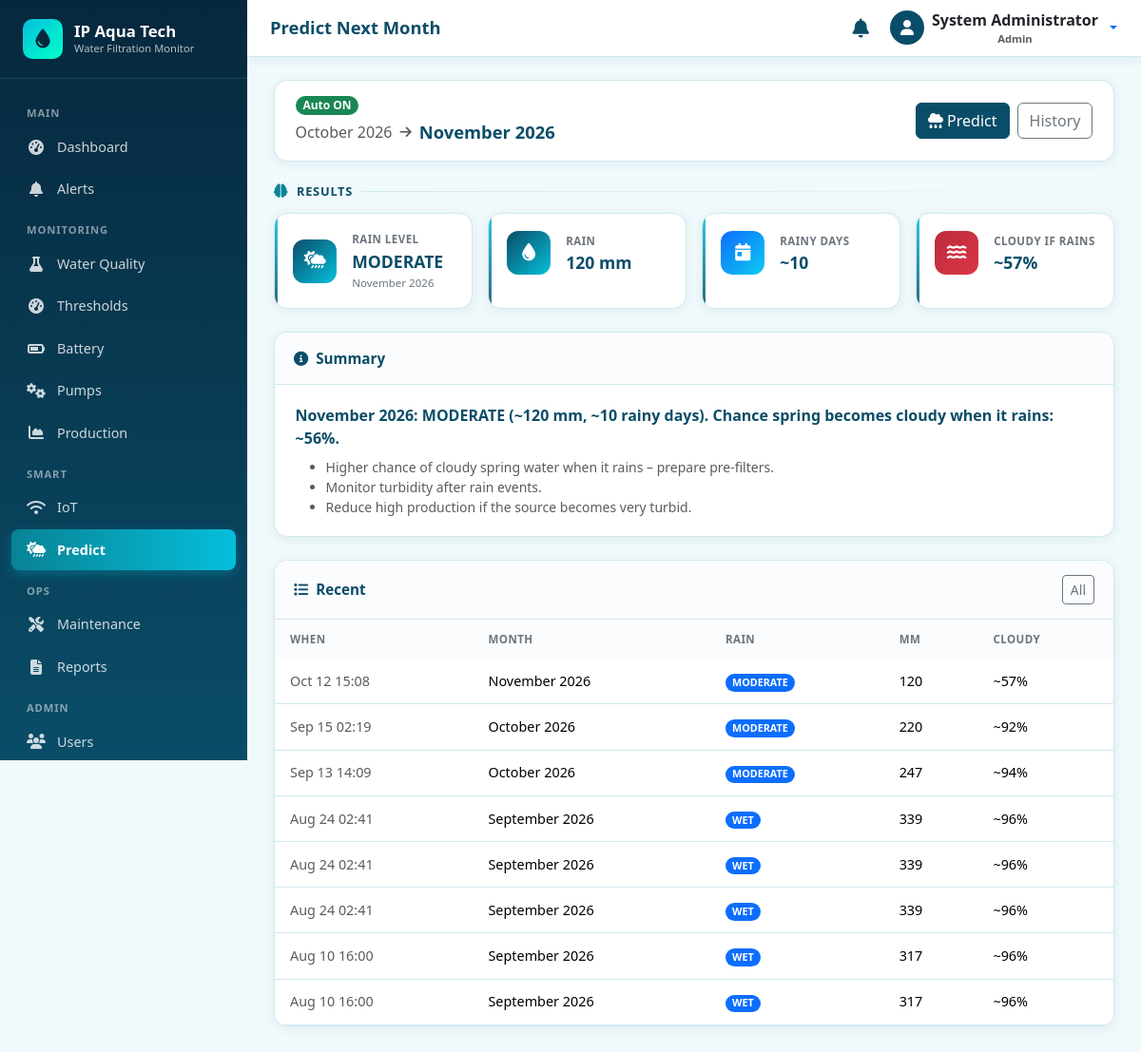
The app's page /predictions/ (signed in) with its own data.
### accounts/models.py (models this page shows, shortened)
class User(AbstractUser):
    class Role(models.TextChoices):
        ADMIN = 'ADMIN', 'Admin'
        OPERATOR = 'OPERATOR', 'Operator'
    role = models.CharField(
        max_length=20,
        choices=Role.choices,
        default=Role.OPERATOR,
        help_text='User role determining access level',
    )
    phone = models.CharField(max_length=20, blank=True)
    is_active = models.BooleanField(default=True)
    created_at = models.DateTimeField(auto_now_add=True)
    updated_at = models.DateTimeField(auto_now=True)
    class Meta:
        ordering = ['-date_joined']
        verbose_name = 'User'
        verbose_name_plural = 'Users'
    @property
    def is_admin_user(self):
        return self.role == self.Role.ADMIN or self.is_superuser

### predictions/models.py (models this page shows, shortened)
class MonthlyRainPrediction(models.Model):
    created_at = models.DateTimeField(default=timezone.now, db_index=True)
    year = models.PositiveIntegerField()
    month = models.PositiveSmallIntegerField(help_text='1-12')
    location_name = models.CharField(max_length=120, blank=True)
    latitude = models.FloatField(default=0.0)
    longitude = models.FloatField(default=0.0)
    climate_normal_mm = models.FloatField(
        default=0.0,
        help_text='Historical average mm for this month at site',
    )
    predicted_total_mm = models.FloatField(default=0.0)
    predicted_rainy_days = models.PositiveSmallIntegerField(default=0)
    rain_level = models.CharField(
        max_length=20,
        choices=MonthlyRainLevel.choices,
        default=MonthlyRainLevel.MODERATE,
    )
    will_be_rainy_month = models.BooleanField(default=False)
    spring_dirt_probability_pct = models.FloatField(
        default=0.0,
        help_text='0–100 chance na lalabo ang tubig sa bukal pag umulan',
    )
    spring_dirt_risk_level = models.CharField(
        max_length=20,
        choices=RiskLevel.choices,
        default=RiskLevel.LOW,
    )
    predicted_dirty_spring = models.BooleanField(
        default=False,
        help_text='True if chance of cloudy spring water is high this month',
    )
    dirt_reasons = models.JSONField(default=list, blank=True)
    method = models.CharField(max_length=40, default='climate_heuristic')
    summary = models.CharField(max_length=400, blank=True)
    recommendations = models.JSONField(default=list, blank=True)
    level_probabilities = models.JSONField(default=dict, blank=True)
    details = models.JSONField(default=dict, blank=True)
    created_by = models.ForeignKey(
        settings.AUTH_USER_MODEL,
        on_delete=models.SET_NULL,
        null=True,
        blank=True,
        related_name='monthly_rain_predictions',
    )
    class Meta:
        ordering = ['-created_at']
        verbose_name = 'Monthly Rain Prediction'
        verbose_name_plural = 'Monthly Rain Predictions'
    @property
    def month_label(self) -> str:
        from calendar import month_name
        return f'{month_name[self.month]} {self.year}'

### predictions/views.py (the view)
# urls.py: path('', views.prediction_dashboard, name='dashboard'),
@login_required
def prediction_dashboard(request):
    auto_pred = None
    try:
        auto_pred = ensure_auto_monthly_prediction(user=request.user)
    except Exception as exc:
        messages.warning(request, f'Auto-predict skipped: {exc}')
    ctx = dashboard_context()
    if auto_pred is not None:
        messages.info(
            request,
            f'Auto-predicted {auto_pred.month_label}: {auto_pred.rain_level} · '
            f'~{auto_pred.predicted_total_mm:.0f} mm · '
            f'cloudy chance ~{auto_pred.spring_dirt_probability_pct:.0f}%.',
        )
        ctx['auto_predicted'] = True
        ctx['auto_prediction'] = auto_pred
    else:
        ctx['auto_predicted'] = False
    return render(request, 'predictions/dashboard.html', ctx)

### templates/predictions/dashboard.html (shortened to what this page needs)
{% extends 'base.html' %}
{% block page_title %}Predict Next Month{% endblock %}
{% block content %}
<div class="card card-aqua mb-4">
  <div class="card-body py-3">
    <div class="row align-items-center g-3">
      <div class="col-lg-7">
        <div class="d-flex flex-wrap align-items-center gap-2 mb-1">
          {% if auto_predict_enabled %}<span class="badge rounded-pill bg-success">Auto ON</span>{% endif %}
        </div>
        <div class="d-flex flex-wrap align-items-center gap-2">
          <span class="text-muted">{{ predict_target.current_month_label }}</span>
          <i class="fas fa-arrow-right text-muted small"></i>
          <strong style="color:var(--aqua-primary);font-size:1.15rem;">{{ predict_target.month_label }}</strong>
        </div>
      </div>
      <div class="col-lg-5">
        <div class="d-flex flex-wrap justify-content-lg-end gap-2">
          <form method="post" action="{% url 'predictions:run_monthly' %}">{% csrf_token %}
            <button class="btn btn-primary" type="submit"><i class="fas fa-cloud-rain me-1"></i>Predict</button>
          </form>
          <a href="{% url 'predictions:monthly_history' %}" class="btn btn-outline-secondary">History</a>
        </div>
      </div>
    </div>
  </div>
</div>
{% if latest_monthly %}
{% with m=latest_monthly %}
<h2 class="section-title"><i class="fas fa-brain"></i> Results <span class="section-line"></span></h2>
<div class="row g-3 mb-4">
  <div class="col-6 col-lg-3">
    <div class="stat-card">
      <div class="d-flex align-items-center gap-3">
        <div class="stat-icon {% if m.rain_level == 'WET' %}bg-blue{% elif m.rain_level == 'DRY' %}bg-orange{% else %}bg-aqua{% endif %}">
          <i class="fas fa-cloud-sun-rain"></i>
        </div>
        <div>
          <div class="stat-label">Rain level</div>
          <div class="stat-value" style="font-size:1.1rem;">{{ m.rain_level }}</div>
          <div class="stat-sub">{{ m.month_label }}</div>
        </div>
      </div>
    </div>
  </div>
  <div class="col-6 col-lg-3">
    <div class="stat-card">
      <div class="d-flex align-items-center gap-3">
        <div class="stat-icon bg-aqua"><i class="fas fa-tint"></i></div>
        <div>
          <div class="stat-label">Rain</div>
          <div class="stat-value" style="font-size:1.1rem;">{{ m.predicted_total_mm|floatformat:0 }} mm</div>
        </div>
      </div>
    </div>
  </div>
  <div class="col-6 col-lg-3">
    <div class="stat-card">
      <div class="d-flex align-items-center gap-3">
        <div class="stat-icon bg-blue"><i class="fas fa-calendar-day"></i></div>
        <div>
          <div class="stat-label">Rainy days</div>
          <div class="stat-value" style="font-size:1.1rem;">~{{ m.predicted_rainy_days }}</div>
        </div>
      </div>
    </div>
  </div>
  <div class="col-6 col-lg-3">
    <div class="stat-card">
      <div class="d-flex align-items-center gap-3">
        <div class="stat-icon {% if m.spring_dirt_probability_pct >= 55 %}bg-red{% elif m.spring_dirt_probability_pct >= 35 %}bg-yellow{% else %}bg-green{% endif %}">
          <i class="fas fa-water"></i>
        </div>
        <div>
          <div class="stat-label">Cloudy if rains</div>
          <div class="stat-value" style="font-size:1.1rem;">~{{ m.spring_dirt_probability_pct|floatformat:0 }}%</div>
        </div>
      </div>
    </div>
  </div>
</div>
<div class="card card-aqua mb-4">
  <div class="card-header"><span><i class="fas fa-info-circle me-2"></i>Summary</span></div>
  <div class="card-body">
    <p class="fw-semibold mb-2" style="color:var(--aqua-primary);">{{ m.summary }}</p>
    <ul class="small text-muted mb-0">
      {% for tip in m.recommendations %}<li>{{ tip }}</li>{% endfor %}
    </ul>
  </div>
</div>
{% endwith %}
{% else %}
<div class="card card-aqua mb-4">
  <div class="card-body text-center py-5 text-muted">
    No forecast yet. Click <strong>Predict</strong> (or wait for auto-predict).
  </div>
</div>
{% endif %}
<div class="card card-aqua">
  <div class="card-header">
    <span><i class="fas fa-list me-2"></i>Recent</span>
    <a href="{% url 'predictions:monthly_history' %}" class="btn btn-sm btn-outline-secondary">All</a>
  </div>
  <div class="card-body p-0">
    <div class="table-responsive">
      <table class="table table-aqua mb-0">
        <thead>
          <tr>
            <th>When</th>
            <th>Month</th>
            <th>Rain</th>
            <th>mm</th>
            <th>Cloudy</th>
          </tr>
        </thead>
        <tbody>
          {% for row in recent_monthly %}
          <tr>
            <td class="small text-muted">{{ row.created_at|date:"M d H:i" }}</td>
            <td>{{ row.month_label }}</td>
            <td><span class="badge rounded-pill bg-primary">{{ row.rain_level }}</span></td>
            <td>{{ row.predicted_total_mm|floatformat:0 }}</td>
            <td>~{{ row.spring_dirt_probability_pct|floatformat:0 }}%</td>
          </tr>
          {% empty %}
          <tr><td colspan="5" class="text-center text-muted py-4">No data</td></tr>
          {% endfor %}
        </tbody>
      </table>
    </div>
  </div>
</div>
{% endblock %}

### templates/base.html (shortened to what this page needs)
{% load static %}
<!DOCTYPE html>
<html lang="en">
<head>
  <link href="https://cdn.jsdelivr.net/npm/bootstrap@5.3.3/dist/css/bootstrap.min.css" rel="stylesheet">
  <link href="https://cdnjs.cloudflare.com/ajax/libs/font-awesome/6.5.1/css/all.min.css" rel="stylesheet">
  <link href="{% static 'css/style.css' %}" rel="stylesheet">
</head>
<body {% if chart_url %}data-chart-url="{{ chart_url }}"{% endif %} {% block body_attrs %}{% endblock %}>
  {% if user.is_authenticated %}
  {% include 'includes/sidebar.html' %}
  <div class="main-wrapper">
    <header class="topbar">
      <div class="d-flex align-items-center gap-3">
        <h1 class="page-title">{% block page_title %}Dashboard{% endblock %}</h1>
      </div>
      <div class="d-flex align-items-center gap-3">
        <a href="{% url 'notifications:notification_list' %}" class="btn btn-link text-aqua position-relative p-1">
          <i class="fas fa-bell fa-lg"></i>
        </a>
        <div class="dropdown">
          <button class="btn btn-link text-decoration-none dropdown-toggle d-flex align-items-center gap-2 p-0" type="button" data-bs-toggle="dropdown">
            <span class="rounded-circle bg-aqua d-inline-flex align-items-center justify-content-center text-white" style="width:36px;height:36px;background:var(--aqua-primary);">
              <i class="fas fa-user"></i>
            </span>
            <span class="d-none d-md-inline text-dark fw-semibold">
              {{ user.get_full_name|default:user.username }}
              <small class="d-block text-muted" style="font-size:0.7rem;">{{ user.get_role_display }}</small>
            </span>
          </button>
        </div>
      </div>
    </header>
    <div class="content-area">
      {% block content %}{% endblock %}
    </div>
  </div>
  {% else %}
    {% block auth_content %}{% endblock %}
  {% endif %}
</body>
</html>

### records on screen
User: get_full_name "System Administrator", role "Admin"
MonthlyRainPrediction: rain_level "MODERATE", month_label "November 2026", predicted_total_mm "120", predicted_rainy_days "10", spring_dirt_probability_pct "57", summary "November 2026: MODERATE (~120 mm, ~10 rainy days). Chance spring becomes cloudy when it rains: ~56%.", created_at "Oct 12 15:08"
MonthlyRainPrediction: created_at "Sep 15 02:19", month_label "October 2026", rain_level "MODERATE", predicted_total_mm "220", spring_dirt_probability_pct "92"
MonthlyRainPrediction: created_at "Sep 13 14:09", month_label "October 2026", rain_level "MODERATE", predicted_total_mm "247", spring_dirt_probability_pct "94"
MonthlyRainPrediction: created_at "Aug 24 02:41", month_label "September 2026", rain_level "WET", predicted_total_mm "339", spring_dirt_probability_pct "96"
MonthlyRainPrediction: created_at "Aug 24 02:41", month_label "September 2026", rain_level "WET", predicted_total_mm "339", spring_dirt_probability_pct "96"
MonthlyRainPrediction: created_at "Aug 24 02:41", month_label "September 2026", rain_level "WET", predicted_total_mm "339", spring_dirt_probability_pct "96"
MonthlyRainPrediction: created_at "Aug 10 16:00", month_label "September 2026", rain_level "WET", predicted_total_mm "317", spring_dirt_probability_pct "96"
MonthlyRainPrediction: created_at "Aug 10 16:00", month_label "September 2026", rain_level "WET", predicted_total_mm "317", spring_dirt_probability_pct "96"

### other values on screen
{{ predict_target.current_month_label }} "October 2026"
{{ predict_target.month_label }} "November 2026"
{{ tip }} "Higher chance of cloudy spring water when it rains – prepare pre-filters." "Monitor turbidity after rain events." "Reduce high production if the source becomes very turbid."
